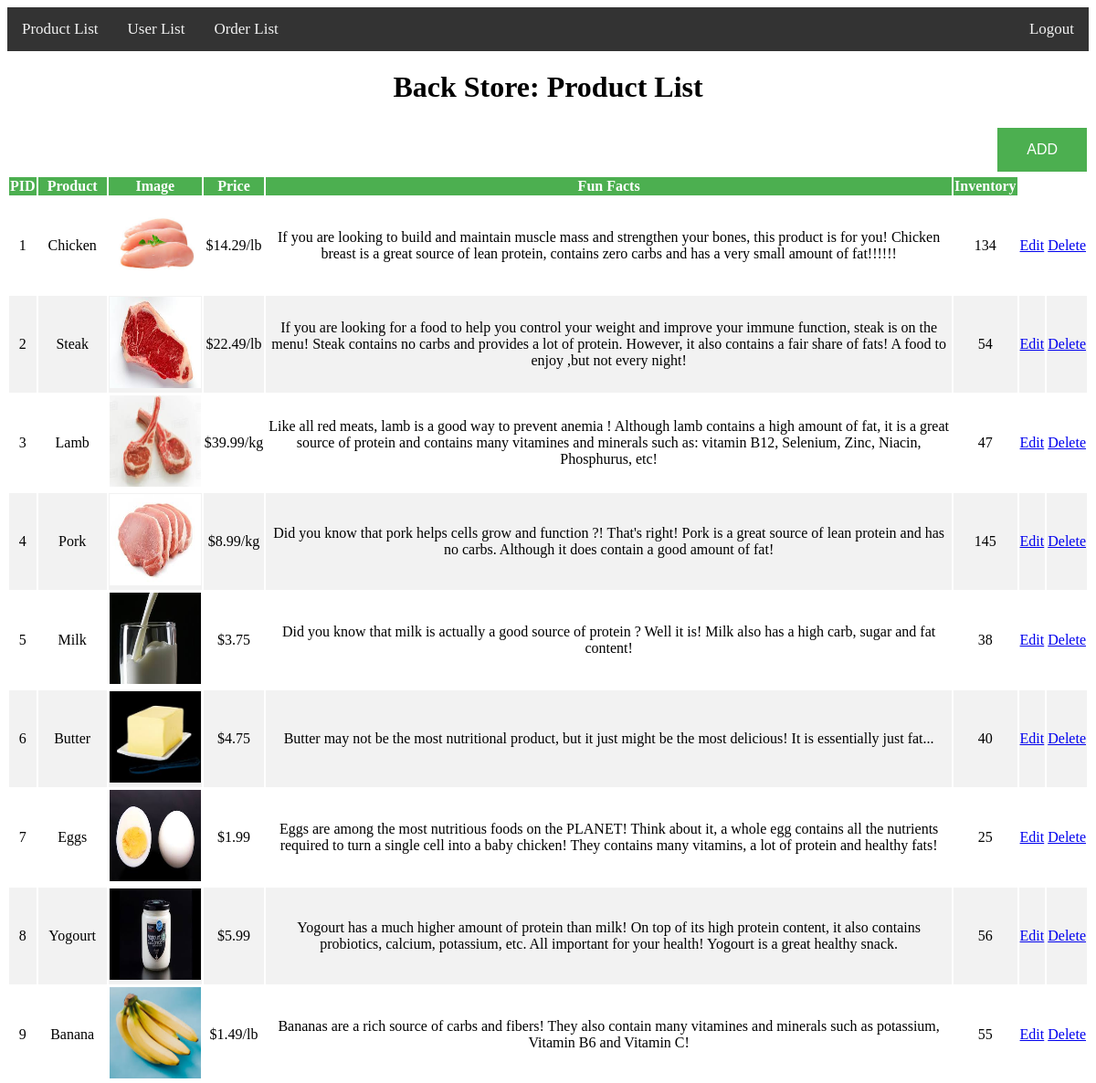
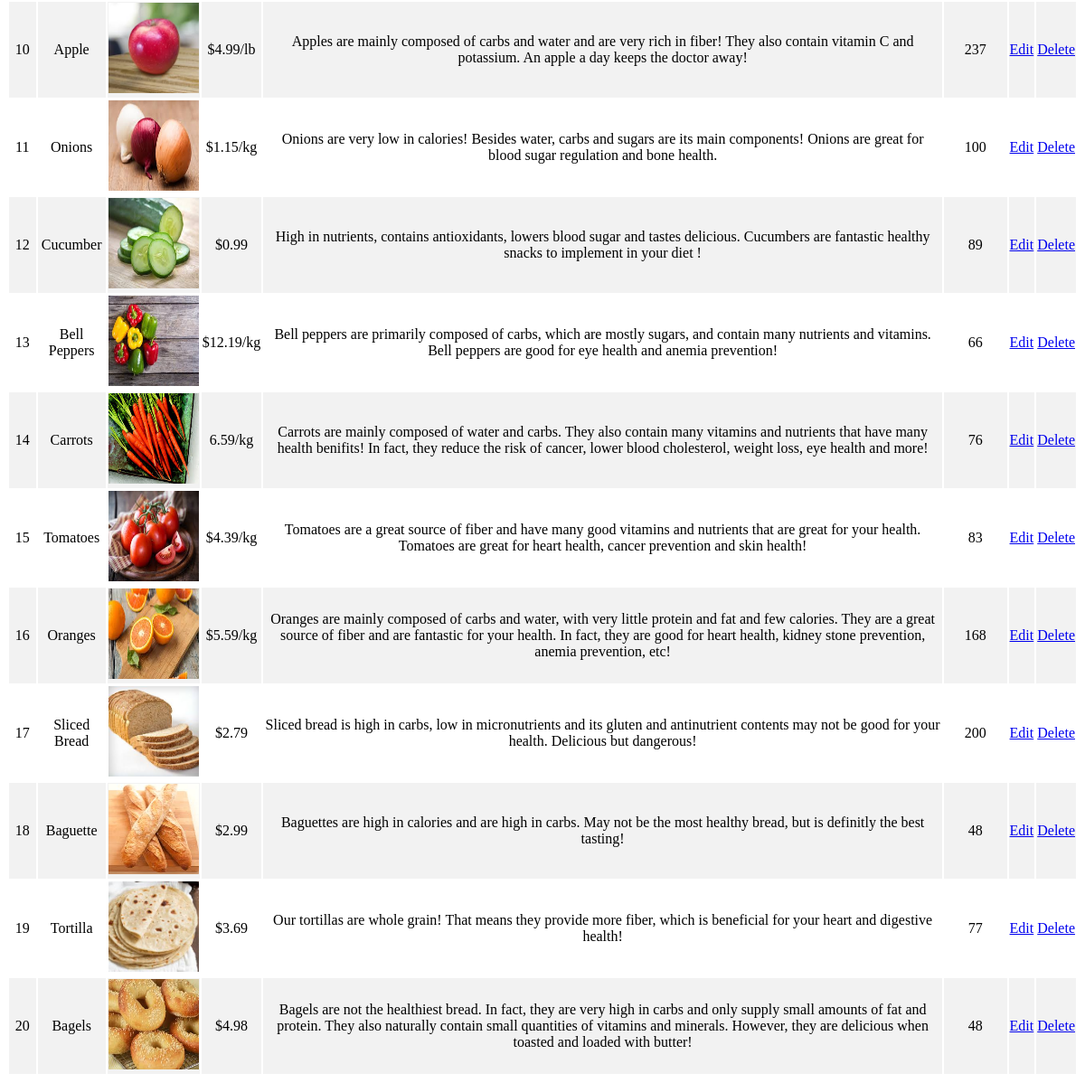
The app's page /verdi/P7_admin.php with its own data (2 pictures, top to bottom).
### tables this page shows
CREATE TABLE `products` (
  `product_id` int(3) NOT NULL,
  `product_name` varchar(255) NOT NULL,
  `product_link` varchar(255) NOT NULL,
  `product_img` text NOT NULL,
  `product_price` varchar(255) NOT NULL,
  `prod_price_calc_p4` varchar(255) NOT NULL,
  `priceVar` varchar(255) NOT NULL,
  `product_facts` text NOT NULL,
  `product_inventory` varchar(255) NOT NULL,
  `product_qty` varchar(255) NOT NULL,
  `product_addToCart_P3` varchar(255) NOT NULL,
  `product_id_p4` varchar(255) NOT NULL,
  `product_add_p4` varchar(255) NOT NULL,
  `product_data_p4` varchar(255) NOT NULL,
  `product_delete_p4` varchar(255) NOT NULL,
  `product_remove_p4` varchar(255) NOT NULL,
  `product_total_price` varchar(255) NOT NULL,
  `visible` varchar(255) NOT NULL
);

### verdi/view_all_products.php (the view, shortened to what this page needs)
<table style="width: 100%">
                <thead>
                    <tr>
                        <th>PID</th>
                        <th>Product</th>
                        <th>Image</th>
                        <th>Price</th>
                        <th>Fun Facts</th>
                        <th>Inventory</th>
                    </tr>
                </thead>
                <tbody>
                <?php
$query = "SELECT * FROM products";
$select_products = mysqli_query($connection, $query);
while($row = mysqli_fetch_assoc($select_products)){
    $product_id = $row['product_id'];
    $product_name = $row['product_name'];
    $product_img = $row['product_img'];
    $product_price = $row['product_price'];
    $product_facts = $row['product_facts'];
    $product_inventory = $row['product_inventory'];
    echo "<tr>";
    echo "<td>$product_id</td>";
    echo "<td>$product_name</td>";
    echo "<td><img src='picturesD/$product_img' width='100' height = '100'></td>";
    echo "<td>$product_price</td>";
    echo "<td>$product_facts</td>";
    echo "<td>$product_inventory</td>";
    echo "<td><a href='P7_admin.php?source=edit_products&p_id={$product_id}'>Edit</a></td>";
    echo "<td><a href='P7_admin.php?delete={$product_id}'>Delete</a></td>";
    echo "</tr>";
}
    ?>
                </tbody>
            </table>

### verdi/P7_admin.php (style rules this page uses)
th { background-color: #4CAF50; color: white; }
tr:nth-child(even) { background-color: #f2f2f2; }
td { text-align: center; }

### records on screen
products: product_id "1", product_name "Chicken", product_img (picture), product_price "$14.29/lb", product_facts "If you are looking to build and maintain muscle mass and strengthen your bones, this product is for you! Chicken breast is a great source of lean protein, contains zero carbs and has a very small amount of fat!!!!!!", product_inventory "134"
products: product_id "2", product_name "Steak", product_img (picture), product_price "$22.49/lb", product_facts "If you are looking for a food to help you control your weight and improve your immune function, steak is on the menu! Steak contains no carbs and provides a lot of protein. However, it also contains a fair share of fats! A food to enjoy ,but not every night!", product_inventory "54"
products: product_id "3", product_name "Lamb", product_img (picture), product_price "$39.99/kg", product_facts "Like all red meats, lamb is a good way to prevent anemia ! Although lamb contains a high amount of fat, it is a great source of protein and contains many vitamines and minerals such as: vitamin B12, Selenium, Zinc, Niacin, Phosphurus, etc!", product_inventory "47"
products: product_id "4", product_name "Pork", product_img (picture), product_price "$8.99/kg", product_facts "Did you know that pork helps cells grow and function ?! That's right! Pork is a great source of lean protein and has no carbs. Although it does contain a good amount of fat!", product_inventory "145"
products: product_id "5", product_name "Milk", product_img (picture), product_price "$3.75", product_facts "Did you know that milk is actually a good source of protein ? Well it is! Milk also has a high carb, sugar and fat content!", product_inventory "38"
products: product_id "6", product_name "Butter", product_img (picture), product_price "$4.75", product_facts "Butter may not be the most nutritional product, but it just might be the most delicious! It is essentially just fat...", product_inventory "40"
products: product_id "7", product_name "Eggs", product_img (picture), product_price "$1.99", product_facts "Eggs are among the most nutritious foods on the PLANET! Think about it, a whole egg contains all the nutrients required to turn a single cell into a baby chicken! They contains many vitamins, a lot of protein and healthy fats!", product_inventory "25"
products: product_id "8", product_name "Yogourt", product_img (picture), product_price "$5.99", product_facts "Yogourt has a much higher amount of protein than milk! On top of its high protein content, it also contains probiotics, calcium, potassium, etc. All important for your health! Yogourt is a great healthy snack.", product_inventory "56"
products: product_id "9", product_name "Banana", product_img (picture), product_price "$1.49/lb", product_facts "Bananas are a rich source of carbs and fibers! They also contain many vitamines and minerals such as potassium, Vitamin B6 and Vitamin C!", product_inventory "55"
products: product_id "10", product_name "Apple", product_img (picture), product_price "$4.99/lb", product_facts "Apples are mainly composed of carbs and water and are very rich in fiber! They also contain vitamin C and potassium. An apple a day keeps the doctor away!", product_inventory "237"
products: product_id "11", product_name "Onions", product_img (picture), product_price "$1.15/kg", product_facts "Onions are very low in calories! Besides water, carbs and sugars are its main components! Onions are great for blood sugar regulation and bone health.", product_inventory "100"
products: product_id "12", product_name "Cucumber", product_img (picture), product_price "$0.99", product_facts "High in nutrients, contains antioxidants, lowers blood sugar and tastes delicious. Cucumbers are fantastic healthy snacks to implement in your diet !", product_inventory "89"
products: product_id "13", product_name "Bell Peppers", product_img (picture), product_price "$12.19/kg", product_facts "Bell peppers are primarily composed of carbs, which are mostly sugars, and contain many nutrients and vitamins. Bell peppers are good for eye health and anemia prevention!", product_inventory "66"
products: product_id "14", product_name "Carrots", product_img (picture), product_price "6.59/kg", product_facts "Carrots are mainly composed of water and carbs. They also contain many vitamins and nutrients that have many health benifits! In fact, they reduce the risk of cancer, lower blood cholesterol, weight loss, eye health and more!", product_inventory "76"
products: product_id "15", product_name "Tomatoes", product_img (picture), product_price "$4.39/kg", product_facts "Tomatoes are a great source of fiber and have many good vitamins and nutrients that are great for your health. Tomatoes are great for heart health, cancer prevention and skin health!", product_inventory "83"
products: product_id "16", product_name "Oranges", product_img (picture), product_price "$5.59/kg", product_facts "Oranges are mainly composed of carbs and water, with very little protein and fat and few calories. They are a great source of fiber and are fantastic for your health. In fact, they are good for heart health, kidney stone prevention, anemia prevention, etc!", product_inventory "168"
products: product_id "17", product_name "Sliced Bread", product_img (picture), product_price "$2.79", product_facts "Sliced bread is high in carbs, low in micronutrients and its gluten and antinutrient contents may not be good for your health. Delicious but dangerous!", product_inventory "200"
products: product_id "18", product_name "Baguette", product_img (picture), product_price "$2.99", product_facts "Baguettes are high in calories and are high in carbs. May not be the most healthy bread, but is definitly the best tasting!", product_inventory "48"
products: product_id "19", product_name "Tortilla", product_img (picture), product_price "$3.69", product_facts "Our tortillas are whole grain! That means they provide more fiber, which is beneficial for your heart and digestive health!", product_inventory "77"
products: product_id "20", product_name "Bagels", product_img (picture), product_price "$4.98", product_facts "Bagels are not the healthiest bread. In fact, they are very high in carbs and only supply small amounts of fat and protein. They also naturally contain small quantities of vitamins and minerals. However, they are delicious when toasted and loaded with butter!", product_inventory "48"
